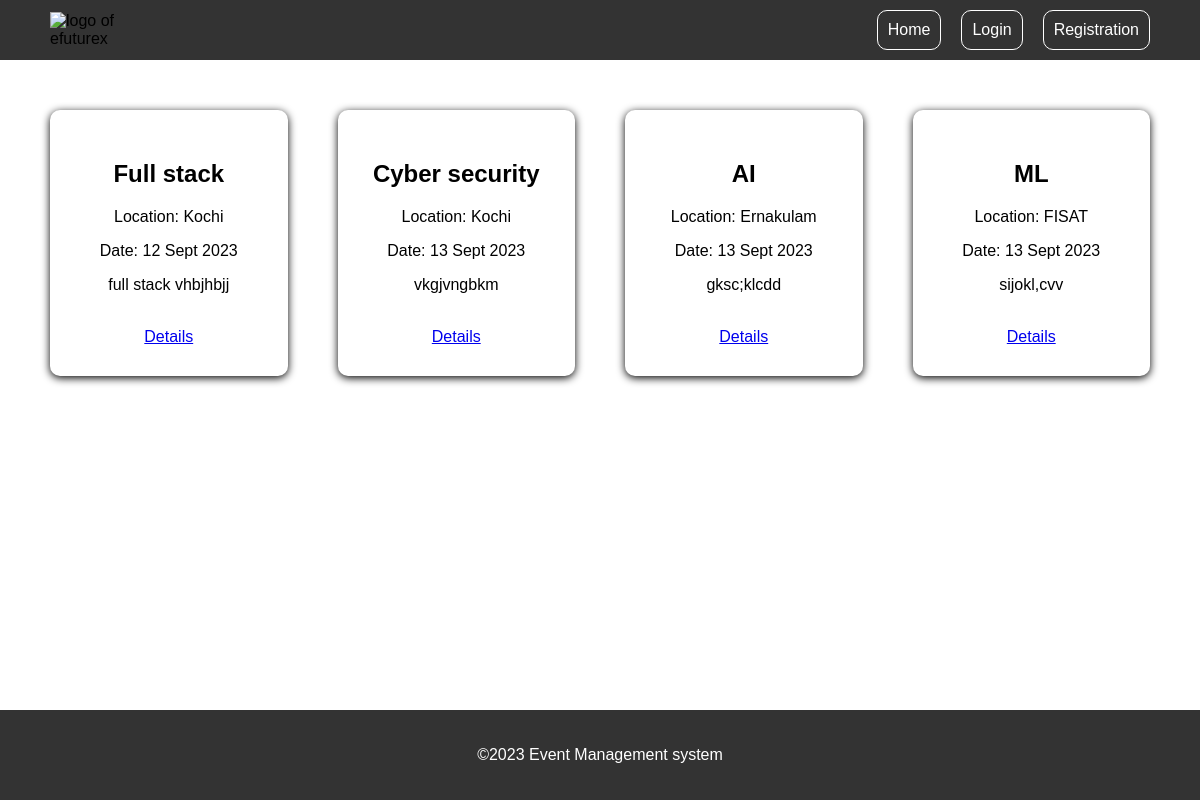
The page / on the database its author committed.
### eventapp/models.py (models this page shows, shortened)
class Event(models.Model):  #inheriting models
    event_title=models.CharField(max_length=120)
    location=models.CharField(max_length=70)
    date=models.CharField(max_length=120)
    description=models.TextField()

### eventapp/views.py (the view)
# urls.py: path('', views.index, name='index'),
def index(request):
    events = Event.objects.all()
    context={
        'events' : events #value 'event' refers to the variable event=event.object.....
    }
    return render(request,'eventapp/index.html', context)

### eventapp/templates/eventapp/index.html (shortened to what this page needs)
<!DOCTYPE html>
{% load static %}
<html lang="en">
<head>
    <link rel="stylesheet" href="{% static 'style.css' %}">
</head>
<body>
    <header>
        <img id="logo" src="https://efuturex.com/static/assets/img/EFUTUREX-Logo.png" alt="logo of efuturex">
        <nav>
            <a class="nav-link" href="{% url 'index' %}">Home</a>
            <a class="nav-link" href="{% url 'login' %}">Login</a>
            <a class="nav-link" href="">Registration</a>
        </nav>
    </header>
    <section id="events">
        {% for event in events %}
        <div class="event-card">
            <h2>{{event.event_title}}</h2>
            <p>Location: {{event.location}}</p>
            <p>Date: {{event.date}}</p>
            <p>{{event.description}}</p><br>
            <a href="{% url 'eventdetail' event.pk %}">Details</a>
        </div>
        {% endfor %}
    </section>
    <footer>
        <p>&copy;2023 Event Management system</p>
    </footer>
</body>
</html>

### eventapp/static/style.css (style rules this page uses)
body { margin: 0; padding: 0; font-family: Arial, Helvetica, sans-serif; }
header { background-color: #333; display: flex; justify-content: space-between; align-items: center; padding: 10px 50px 10px 50px; }
#logo { width: 100px; }
nav { display: flex; gap: 20px; }
.nav-link { color: white; text-decoration: none; border: 1px solid white; padding: 10px; border-radius: 10px; }
#events { display: flex; justify-content: center; gap: 50px; padding: 50px; }
.event-card { text-align: center; box-shadow: 0 2px 8px rgba(0, 0, 0, 1); padding: 30px; border-radius: 10px; width: 350px; }
footer { background-color: #333; text-align: center; padding: 20px 0; position: absolute; bottom: 0; width: 100%; }
footer p { color: white; }

### rows shown on the page
Event: event_title "Full stack", location "Kochi", date "12 Sept 2023", description "full stack vhbjhbjj"
Event: event_title "Cyber security", location "Kochi", date "13 Sept 2023", description "vkgjvngbkm"
Event: event_title "AI", location "Ernakulam", date "13 Sept 2023", description "gksc;klcdd"
Event: event_title "ML", location "FISAT", date "13 Sept 2023", description "sijokl,cvv"
